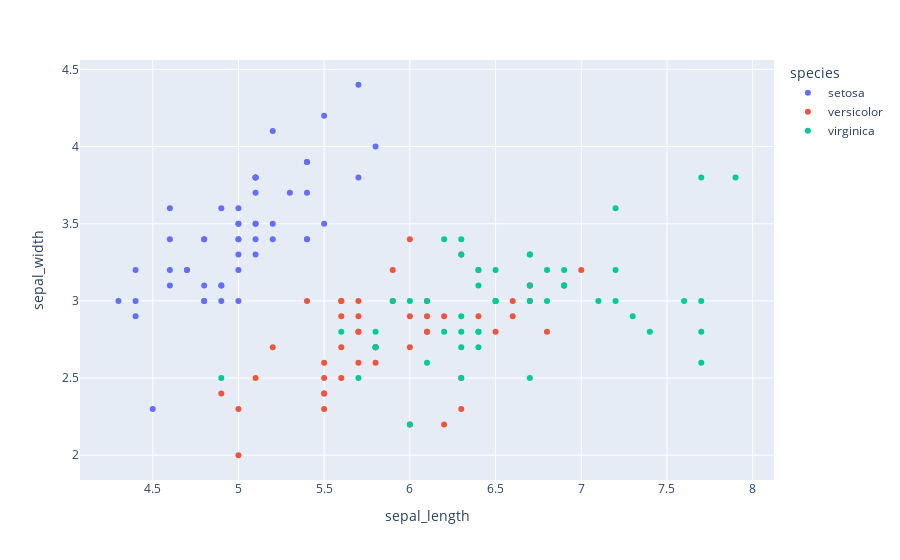

The cell this chart's notebook holds for it:
### Code cell
fig = px.scatter(df, x="sepal_length", y="sepal_width", color="species")
fig.show()

### Figure 1 — Plotly figure (JSON) as saved in the notebook; plotly's stock layout.template omitted (floating-point values rounded to 4 significant figures)
{"data": [{"hovertemplate": "species=setosa<br>sepal_length=%{x}<br>sepal_width=%{y}<extra></extra>", "legendgroup": "setosa", "marker": {"color": "#636efa", "symbol": "circle"}, "mode": "markers", "name": "setosa", "orientation": "v", "showlegend": true, "type": "scatter", "x": [5.1, 4.9, 4.7, 4.6, 5, 5.4, 4.6, 5, 4.4, 4.9, 5.4, 4.8, 4.8, 4.3, 5.8, 5.7, 5.4, 5.1, 5.7, 5.1, 5.4, 5.1, 4.6, 5.1, 4.8, 5, 5, 5.2, 5.2, 4.7, 4.8, 5.4, 5.2, 5.5, 4.9, 5, 5.5, 4.9, 4.4, 5.1, 5, 4.5, 4.4, 5, 5.1, 4.8, 5.1, 4.6, 5.3, 5], "xaxis": "x", "y": [3.5, 3, 3.2, 3.1, 3.6, 3.9, 3.4, 3.4, 2.9, 3.1, 3.7, 3.4, 3, 3, 4, 4.4, 3.9, 3.5, 3.8, 3.8, 3.4, 3.7, 3.6, 3.3, 3.4, 3, 3.4, 3.5, 3.4, 3.2, 3.1, 3.4, 4.1, 4.2, 3.1, 3.2, 3.5, 3.6, 3, 3.4, 3.5, 2.3, 3.2, 3.5, 3.8, 3, 3.8, 3.2, 3.7, 3.3], "yaxis": "y"}, {"hovertemplate": "species=versicolor<br>sepal_length=%{x}<br>sepal_width=%{y}<extra></extra>", "legendgroup": "versicolor", "marker": {"color": "#EF553B", "symbol": "circle"}, "mode": "markers", "name": "versicolor", "orientation": "v", "showlegend": true, "type": "scatter", "x": [7, 6.4, 6.9, 5.5, 6.5, 5.7, 6.3, 4.9, 6.6, 5.2, 5, 5.9, 6, 6.1, 5.6, 6.7, 5.6, 5.8, 6.2, 5.6, 5.9, 6.1, 6.3, 6.1, 6.4, 6.6, 6.8, 6.7, 6, 5.7, 5.5, 5.5, 5.8, 6, 5.4, 6, 6.7, 6.3, 5.6, 5.5, 5.5, 6.1, 5.8, 5, 5.6, 5.7, 5.7, 6.2, 5.1, 5.7], "xaxis": "x", "y": [3.2, 3.2, 3.1, 2.3, 2.8, 2.8, 3.3, 2.4, 2.9, 2.7, 2, 3, 2.2, 2.9, 2.9, 3.1, 3, 2.7, 2.2, 2.5, 3.2, 2.8, 2.5, 2.8, 2.9, 3, 2.8, 3, 2.9, 2.6, 2.4, 2.4, 2.7, 2.7, 3, 3.4, 3.1, 2.3, 3, 2.5, 2.6, 3, 2.6, 2.3, 2.7, 3, 2.9, 2.9, 2.5, 2.8], "yaxis": "y"}, {"hovertemplate": "species=virginica<br>sepal_length=%{x}<br>sepal_width=%{y}<extra></extra>", "legendgroup": "virginica", "marker": {"color": "#00cc96", "symbol": "circle"}, "mode": "markers", "name": "virginica", "orientation": "v", "showlegend": true, "type": "scatter", "x": [6.3, 5.8, 7.1, 6.3, 6.5, 7.6, 4.9, 7.3, 6.7, 7.2, 6.5, 6.4, 6.8, 5.7, 5.8, 6.4, 6.5, 7.7, 7.7, 6, 6.9, 5.6, 7.7, 6.3, 6.7, 7.2, 6.2, 6.1, 6.4, 7.2, 7.4, 7.9, 6.4, 6.3, 6.1, 7.7, 6.3, 6.4, 6, 6.9, 6.7, 6.9, 5.8, 6.8, 6.7, 6.7, 6.3, 6.5, 6.2, 5.9], "xaxis": "x", "y": [3.3, 2.7, 3, 2.9, 3, 3, 2.5, 2.9, 2.5, 3.6, 3.2, 2.7, 3, 2.5, 2.8, 3.2, 3, 3.8, 2.6, 2.2, 3.2, 2.8, 2.8, 2.7, 3.3, 3.2, 2.8, 3, 2.8, 3, 2.8, 3.8, 2.8, 2.8, 2.6, 3, 3.4, 3.1, 3, 3.1, 3.1, 3.1, 2.7, 3.2, 3.3, 3, 2.5, 3, 3.4, 3], "yaxis": "y"}], "layout": {"legend": {"title": {"text": "species"}, "tracegroupgap": 0}, "margin": {"t": 60}, "xaxis": {"anchor": "y", "domain": [0, 1], "title": {"text": "sepal_length"}}, "yaxis": {"anchor": "x", "domain": [0, 1], "title": {"text": "sepal_width"}}}}
